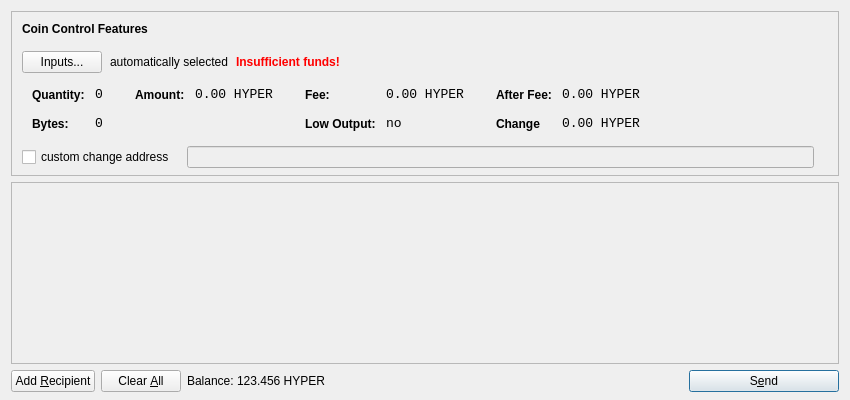
<?xml version="1.0" encoding="UTF-8"?>
<ui version="4.0">
 <class>SendCoinsDialog</class>
 <widget class="QDialog" name="SendCoinsDialog">
  <property name="geometry">
   <rect>
    <x>0</x>
    <y>0</y>
    <width>850</width>
    <height>400</height>
   </rect>
  </property>
  <property name="windowTitle">
   <string>Send Coins</string>
  </property>
  <layout class="QVBoxLayout" name="verticalLayout" stretch="0,1,0">
   <property name="bottomMargin">
    <number>8</number>
   </property>
   <item>
    <widget class="QFrame" name="frameCoinControl">
     <property name="sizePolicy">
      <sizepolicy hsizetype="Expanding" vsizetype="Expanding">
       <horstretch>0</horstretch>
       <verstretch>0</verstretch>
      </sizepolicy>
     </property>
     <property name="maximumSize">
      <size>
       <width>16777215</width>
       <height>16777215</height>
      </size>
     </property>
     <property name="frameShape">
      <enum>QFrame::StyledPanel</enum>
     </property>
     <property name="frameShadow">
      <enum>QFrame::Sunken</enum>
     </property>
     <layout class="QVBoxLayout" name="verticalLayoutCoinControl2">
      <property name="spacing">
       <number>-1</number>
      </property>
      <property name="leftMargin">
       <number>0</number>
      </property>
      <property name="topMargin">
       <number>0</number>
      </property>
      <property name="rightMargin">
       <number>0</number>
      </property>
      <property name="bottomMargin">
       <number>6</number>
      </property>
      <item>
       <layout class="QVBoxLayout" name="verticalLayoutCoinControl" stretch="0,0,0,0,1">
        <property name="spacing">
         <number>0</number>
        </property>
        <property name="leftMargin">
         <number>10</number>
        </property>
        <property name="topMargin">
         <number>10</number>
        </property>
        <item>
         <layout class="QHBoxLayout" name="horizontalLayoutCoinControl1">
          <property name="bottomMargin">
           <number>15</number>
          </property>
          <item>
           <widget class="QLabel" name="labelCoinControlFeatures">
            <property name="sizePolicy">
             <sizepolicy hsizetype="Preferred" vsizetype="Maximum">
              <horstretch>0</horstretch>
              <verstretch>0</verstretch>
             </sizepolicy>
            </property>
            <property name="font">
             <font>
              <weight>75</weight>
              <bold>true</bold>
             </font>
            </property>
            <property name="styleSheet">
             <string notr="true">font-weight:bold;</string>
            </property>
            <property name="text">
             <string>Coin Control Features</string>
            </property>
           </widget>
          </item>
         </layout>
        </item>
        <item>
         <layout class="QHBoxLayout" name="horizontalLayoutCoinControl2" stretch="0,0,0,0">
          <property name="spacing">
           <number>8</number>
          </property>
          <property name="bottomMargin">
           <number>10</number>
          </property>
          <item>
           <widget class="QPushButton" name="pushButtonCoinControl">
            <property name="styleSheet">
             <string notr="true"/>
            </property>
            <property name="text">
             <string>Inputs...</string>
            </property>
           </widget>
          </item>
          <item>
           <widget class="QLabel" name="labelCoinControlAutomaticallySelected">
            <property name="text">
             <string>automatically selected</string>
            </property>
            <property name="margin">
             <number>5</number>
            </property>
           </widget>
          </item>
          <item>
           <widget class="QLabel" name="labelCoinControlInsuffFunds">
            <property name="font">
             <font>
              <weight>75</weight>
              <bold>true</bold>
             </font>
            </property>
            <property name="styleSheet">
             <string notr="true">color:red;font-weight:bold;</string>
            </property>
            <property name="text">
             <string>Insufficient funds!</string>
            </property>
            <property name="margin">
             <number>5</number>
            </property>
           </widget>
          </item>
          <item>
           <spacer name="horizontalSpacerCoinControl">
            <property name="orientation">
             <enum>Qt::Horizontal</enum>
            </property>
            <property name="sizeHint" stdset="0">
             <size>
              <width>40</width>
              <height>1</height>
             </size>
            </property>
           </spacer>
          </item>
         </layout>
        </item>
        <item>
         <widget class="QWidget" name="widgetCoinControl" native="true">
          <property name="sizePolicy">
           <sizepolicy hsizetype="Preferred" vsizetype="Preferred">
            <horstretch>0</horstretch>
            <verstretch>0</verstretch>
           </sizepolicy>
          </property>
          <property name="minimumSize">
           <size>
            <width>0</width>
            <height>0</height>
           </size>
          </property>
          <property name="styleSheet">
           <string notr="true"/>
          </property>
          <layout class="QHBoxLayout" name="horizontalLayoutCoinControl5">
           <property name="margin">
            <number>0</number>
           </property>
           <item>
            <layout class="QHBoxLayout" name="horizontalLayoutCoinControl3" stretch="0,0,0,1">
             <property name="spacing">
              <number>20</number>
             </property>
             <property name="topMargin">
              <number>0</number>
             </property>
             <property name="bottomMargin">
              <number>10</number>
             </property>
             <item>
              <layout class="QFormLayout" name="formLayoutCoinControl1">
               <property name="horizontalSpacing">
                <number>10</number>
               </property>
               <property name="verticalSpacing">
                <number>14</number>
               </property>
               <property name="leftMargin">
                <number>10</number>
               </property>
               <property name="topMargin">
                <number>4</number>
               </property>
               <property name="rightMargin">
                <number>6</number>
               </property>
               <item row="0" column="0">
                <widget class="QLabel" name="labelCoinControlQuantityText">
                 <property name="styleSheet">
                  <string notr="true">font-weight:bold;</string>
                 </property>
                 <property name="text">
                  <string>Quantity:</string>
                 </property>
                 <property name="margin">
                  <number>0</number>
                 </property>
                </widget>
               </item>
               <item row="0" column="1">
                <widget class="QLabel" name="labelCoinControlQuantity">
                 <property name="font">
                  <font>
                   <family>Monospace</family>
                   <pointsize>10</pointsize>
                  </font>
                 </property>
                 <property name="cursor">
                  <cursorShape>IBeamCursor</cursorShape>
                 </property>
                 <property name="contextMenuPolicy">
                  <enum>Qt::ActionsContextMenu</enum>
                 </property>
                 <property name="text">
                  <string>0</string>
                 </property>
                 <property name="margin">
                  <number>0</number>
                 </property>
                 <property name="textInteractionFlags">
                  <set>Qt::LinksAccessibleByMouse|Qt::TextSelectableByKeyboard|Qt::TextSelectableByMouse</set>
                 </property>
                </widget>
               </item>
               <item row="1" column="0">
                <widget class="QLabel" name="labelCoinControlBytesText">
                 <property name="styleSheet">
                  <string notr="true">font-weight:bold;</string>
                 </property>
                 <property name="text">
                  <string>Bytes:</string>
                 </property>
                </widget>
               </item>
               <item row="1" column="1">
                <widget class="QLabel" name="labelCoinControlBytes">
                 <property name="font">
                  <font>
                   <family>Monospace</family>
                   <pointsize>10</pointsize>
                  </font>
                 </property>
                 <property name="cursor">
                  <cursorShape>IBeamCursor</cursorShape>
                 </property>
                 <property name="contextMenuPolicy">
                  <enum>Qt::ActionsContextMenu</enum>
                 </property>
                 <property name="text">
                  <string>0</string>
                 </property>
                 <property name="textInteractionFlags">
                  <set>Qt::LinksAccessibleByMouse|Qt::TextSelectableByKeyboard|Qt::TextSelectableByMouse</set>
                 </property>
                </widget>
               </item>
              </layout>
             </item>
             <item>
              <layout class="QFormLayout" name="formLayoutCoinControl2">
               <property name="horizontalSpacing">
                <number>10</number>
               </property>
               <property name="verticalSpacing">
                <number>14</number>
               </property>
               <property name="leftMargin">
                <number>6</number>
               </property>
               <property name="topMargin">
                <number>4</number>
               </property>
               <property name="rightMargin">
                <number>6</number>
               </property>
               <item row="0" column="0">
                <widget class="QLabel" name="labelCoinControlAmountText">
                 <property name="styleSheet">
                  <string notr="true">font-weight:bold;</string>
                 </property>
                 <property name="text">
                  <string>Amount:</string>
                 </property>
                 <property name="margin">
                  <number>0</number>
                 </property>
                </widget>
               </item>
               <item row="0" column="1">
                <widget class="QLabel" name="labelCoinControlAmount">
                 <property name="font">
                  <font>
                   <family>Monospace</family>
                   <pointsize>10</pointsize>
                  </font>
                 </property>
                 <property name="cursor">
                  <cursorShape>IBeamCursor</cursorShape>
                 </property>
                 <property name="contextMenuPolicy">
                  <enum>Qt::ActionsContextMenu</enum>
                 </property>
                 <property name="text">
                  <string notr="true">0.00 HYPER</string>
                 </property>
                 <property name="textInteractionFlags">
                  <set>Qt::LinksAccessibleByMouse|Qt::TextSelectableByKeyboard|Qt::TextSelectableByMouse</set>
                 </property>
                </widget>
               </item>
              </layout>
             </item>
             <item>
              <layout class="QFormLayout" name="formLayoutCoinControl3">
               <property name="horizontalSpacing">
                <number>10</number>
               </property>
               <property name="verticalSpacing">
                <number>14</number>
               </property>
               <property name="leftMargin">
                <number>6</number>
               </property>
               <property name="topMargin">
                <number>4</number>
               </property>
               <property name="rightMargin">
                <number>6</number>
               </property>
               <item row="0" column="0">
                <widget class="QLabel" name="labelCoinControlFeeText">
                 <property name="styleSheet">
                  <string notr="true">font-weight:bold;</string>
                 </property>
                 <property name="text">
                  <string>Fee:</string>
                 </property>
                 <property name="margin">
                  <number>0</number>
                 </property>
                </widget>
               </item>
               <item row="0" column="1">
                <widget class="QLabel" name="labelCoinControlFee">
                 <property name="font">
                  <font>
                   <family>Monospace</family>
                   <pointsize>10</pointsize>
                  </font>
                 </property>
                 <property name="cursor">
                  <cursorShape>IBeamCursor</cursorShape>
                 </property>
                 <property name="contextMenuPolicy">
                  <enum>Qt::ActionsContextMenu</enum>
                 </property>
                 <property name="text">
                  <string notr="true">0.00 HYPER</string>
                 </property>
                 <property name="textInteractionFlags">
                  <set>Qt::LinksAccessibleByMouse|Qt::TextSelectableByKeyboard|Qt::TextSelectableByMouse</set>
                 </property>
                </widget>
               </item>
               <item row="1" column="0">
                <widget class="QLabel" name="labelCoinControlLowOutputText">
                 <property name="styleSheet">
                  <string notr="true">font-weight:bold;</string>
                 </property>
                 <property name="text">
                  <string>Low Output:</string>
                 </property>
                </widget>
               </item>
               <item row="1" column="1">
                <widget class="QLabel" name="labelCoinControlLowOutput">
                 <property name="font">
                  <font>
                   <family>Monospace</family>
                   <pointsize>10</pointsize>
                  </font>
                 </property>
                 <property name="cursor">
                  <cursorShape>IBeamCursor</cursorShape>
                 </property>
                 <property name="contextMenuPolicy">
                  <enum>Qt::ActionsContextMenu</enum>
                 </property>
                 <property name="text">
                  <string>no</string>
                 </property>
                 <property name="textInteractionFlags">
                  <set>Qt::LinksAccessibleByMouse|Qt::TextSelectableByKeyboard|Qt::TextSelectableByMouse</set>
                 </property>
                </widget>
               </item>
              </layout>
             </item>
             <item>
              <layout class="QFormLayout" name="formLayoutCoinControl4">
               <property name="horizontalSpacing">
                <number>10</number>
               </property>
               <property name="verticalSpacing">
                <number>14</number>
               </property>
               <property name="leftMargin">
                <number>6</number>
               </property>
               <property name="topMargin">
                <number>4</number>
               </property>
               <property name="rightMargin">
                <number>6</number>
               </property>
               <item row="0" column="0">
                <widget class="QLabel" name="labelCoinControlAfterFeeText">
                 <property name="styleSheet">
                  <string notr="true">font-weight:bold;</string>
                 </property>
                 <property name="text">
                  <string>After Fee:</string>
                 </property>
                 <property name="margin">
                  <number>0</number>
                 </property>
                </widget>
               </item>
               <item row="0" column="1">
                <widget class="QLabel" name="labelCoinControlAfterFee">
                 <property name="font">
                  <font>
                   <family>Monospace</family>
                   <pointsize>10</pointsize>
                  </font>
                 </property>
                 <property name="cursor">
                  <cursorShape>IBeamCursor</cursorShape>
                 </property>
                 <property name="contextMenuPolicy">
                  <enum>Qt::ActionsContextMenu</enum>
                 </property>
                 <property name="text">
                  <string notr="true">0.00 HYPER</string>
                 </property>
                 <property name="textInteractionFlags">
                  <set>Qt::LinksAccessibleByMouse|Qt::TextSelectableByKeyboard|Qt::TextSelectableByMouse</set>
                 </property>
                </widget>
               </item>
               <item row="1" column="0">
                <widget class="QLabel" name="labelCoinControlChangeText">
                 <property name="styleSheet">
                  <string notr="true">font-weight:bold;</string>
                 </property>
                 <property name="text">
                  <string>Change</string>
                 </property>
                </widget>
               </item>
               <item row="1" column="1">
                <widget class="QLabel" name="labelCoinControlChange">
                 <property name="font">
                  <font>
                   <family>Monospace</family>
                   <pointsize>10</pointsize>
                  </font>
                 </property>
                 <property name="cursor">
                  <cursorShape>IBeamCursor</cursorShape>
                 </property>
                 <property name="contextMenuPolicy">
                  <enum>Qt::ActionsContextMenu</enum>
                 </property>
                 <property name="text">
                  <string notr="true">0.00 HYPER</string>
                 </property>
                 <property name="textInteractionFlags">
                  <set>Qt::LinksAccessibleByMouse|Qt::TextSelectableByKeyboard|Qt::TextSelectableByMouse</set>
                 </property>
                </widget>
               </item>
              </layout>
             </item>
            </layout>
           </item>
          </layout>
         </widget>
        </item>
        <item>
         <layout class="QHBoxLayout" name="horizontalLayoutCoinControl4" stretch="0,0,0">
          <property name="spacing">
           <number>12</number>
          </property>
          <property name="sizeConstraint">
           <enum>QLayout::SetDefaultConstraint</enum>
          </property>
          <property name="topMargin">
           <number>5</number>
          </property>
          <property name="rightMargin">
           <number>5</number>
          </property>
          <item>
           <widget class="QCheckBox" name="checkBoxCoinControlChange">
            <property name="text">
             <string>custom change address</string>
            </property>
           </widget>
          </item>
          <item>
           <widget class="QLineEdit" name="lineEditCoinControlChange">
            <property name="enabled">
             <bool>false</bool>
            </property>
            <property name="sizePolicy">
             <sizepolicy hsizetype="Expanding" vsizetype="Fixed">
              <horstretch>0</horstretch>
              <verstretch>0</verstretch>
             </sizepolicy>
            </property>
           </widget>
          </item>
          <item>
           <widget class="QLabel" name="labelCoinControlChangeLabel">
            <property name="sizePolicy">
             <sizepolicy hsizetype="Preferred" vsizetype="Expanding">
              <horstretch>0</horstretch>
              <verstretch>0</verstretch>
             </sizepolicy>
            </property>
            <property name="minimumSize">
             <size>
              <width>0</width>
              <height>0</height>
             </size>
            </property>
            <property name="text">
             <string/>
            </property>
            <property name="margin">
             <number>3</number>
            </property>
           </widget>
          </item>
         </layout>
        </item>
        <item>
         <spacer name="verticalSpacerCoinControl">
          <property name="orientation">
           <enum>Qt::Vertical</enum>
          </property>
          <property name="sizeHint" stdset="0">
           <size>
            <width>800</width>
            <height>1</height>
           </size>
          </property>
         </spacer>
        </item>
       </layout>
      </item>
     </layout>
    </widget>
   </item>
   <item>
    <widget class="QScrollArea" name="scrollArea">
     <property name="widgetResizable">
      <bool>true</bool>
     </property>
     <widget class="QWidget" name="scrollAreaWidgetContents">
      <property name="geometry">
       <rect>
        <x>0</x>
        <y>0</y>
        <width>830</width>
        <height>165</height>
       </rect>
      </property>
      <layout class="QVBoxLayout" name="verticalLayout_2">
       <property name="margin">
        <number>0</number>
       </property>
       <item>
        <layout class="QVBoxLayout" name="entries">
         <property name="spacing">
          <number>6</number>
         </property>
        </layout>
       </item>
       <item>
        <spacer name="verticalSpacer">
         <property name="orientation">
          <enum>Qt::Vertical</enum>
         </property>
         <property name="sizeHint" stdset="0">
          <size>
           <width>20</width>
           <height>40</height>
          </size>
         </property>
        </spacer>
       </item>
      </layout>
     </widget>
    </widget>
   </item>
   <item>
    <layout class="QHBoxLayout" name="horizontalLayout">
     <item>
      <widget class="QPushButton" name="addButton">
       <property name="toolTip">
        <string>Send to multiple recipients at once</string>
       </property>
       <property name="text">
        <string>Add &amp;Recipient</string>
       </property>
       <property name="autoDefault">
        <bool>false</bool>
       </property>
      </widget>
     </item>
     <item>
      <widget class="QPushButton" name="clearButton">
       <property name="sizePolicy">
        <sizepolicy hsizetype="Minimum" vsizetype="Fixed">
         <horstretch>0</horstretch>
         <verstretch>0</verstretch>
        </sizepolicy>
       </property>
       <property name="toolTip">
        <string>Remove all transaction fields</string>
       </property>
       <property name="text">
        <string>Clear &amp;All</string>
       </property>
       <property name="autoRepeatDelay">
        <number>300</number>
       </property>
       <property name="autoDefault">
        <bool>false</bool>
       </property>
      </widget>
     </item>
     <item>
      <layout class="QHBoxLayout" name="horizontalLayout_2">
       <property name="spacing">
        <number>3</number>
       </property>
       <item>
        <widget class="QLabel" name="label">
         <property name="sizePolicy">
          <sizepolicy hsizetype="Preferred" vsizetype="Fixed">
           <horstretch>0</horstretch>
           <verstretch>0</verstretch>
          </sizepolicy>
         </property>
         <property name="text">
          <string>Balance:</string>
         </property>
        </widget>
       </item>
       <item>
        <widget class="QLabel" name="labelBalance">
         <property name="sizePolicy">
          <sizepolicy hsizetype="Preferred" vsizetype="Fixed">
           <horstretch>0</horstretch>
           <verstretch>0</verstretch>
          </sizepolicy>
         </property>
         <property name="cursor">
          <cursorShape>IBeamCursor</cursorShape>
         </property>
         <property name="text">
          <string notr="true">123.456 HYPER</string>
         </property>
         <property name="textInteractionFlags">
          <set>Qt::LinksAccessibleByMouse|Qt::TextSelectableByKeyboard|Qt::TextSelectableByMouse</set>
         </property>
        </widget>
       </item>
      </layout>
     </item>
     <item>
      <spacer name="horizontalSpacer">
       <property name="orientation">
        <enum>Qt::Horizontal</enum>
       </property>
       <property name="sizeHint" stdset="0">
        <size>
         <width>40</width>
         <height>20</height>
        </size>
       </property>
      </spacer>
     </item>
     <item>
      <widget class="QPushButton" name="sendButton">
       <property name="minimumSize">
        <size>
         <width>150</width>
         <height>0</height>
        </size>
       </property>
       <property name="toolTip">
        <string>Confirm the send action</string>
       </property>
       <property name="text">
        <string>S&amp;end</string>
       </property>
       <property name="icon">
        <iconset resource="../bitcoin.qrc">
         <normaloff>:/icons/send</normaloff>:/icons/send</iconset>
       </property>
       <property name="default">
        <bool>true</bool>
       </property>
      </widget>
     </item>
    </layout>
   </item>
  </layout>
 </widget>
 <resources>
  <include location="../bitcoin.qrc"/>
 </resources>
 <connections/>
</ui>
